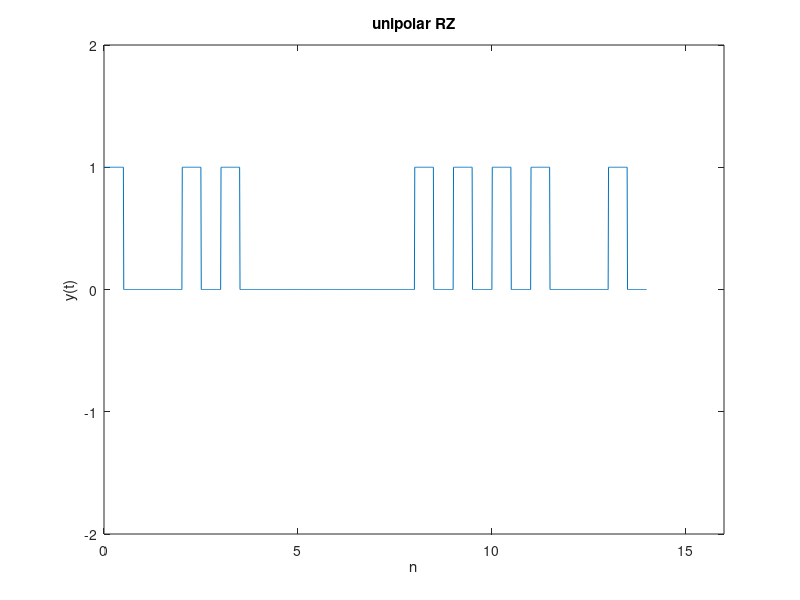

Source code (MATLAB):
bits=[1 0 1 1 0 0 0 0 1 1 1 1 0 1]
t=0:0.01:length(bits);
i=1;
a=0;
b=0.5;
for j = 1:length(t)
  if t(j)>=a && t(j)<=b
    res(j)=bits(i)
  elseif t(j)>b && t(j)<=i
    res(j) = 0;
  else
    i=i+1;
    a=a+1;
    b=b+1;
  end
end
plot(t,res)
axis([0 16 -2 2])
xlabel('n');ylabel('y(t)');title('unipolar RZ');